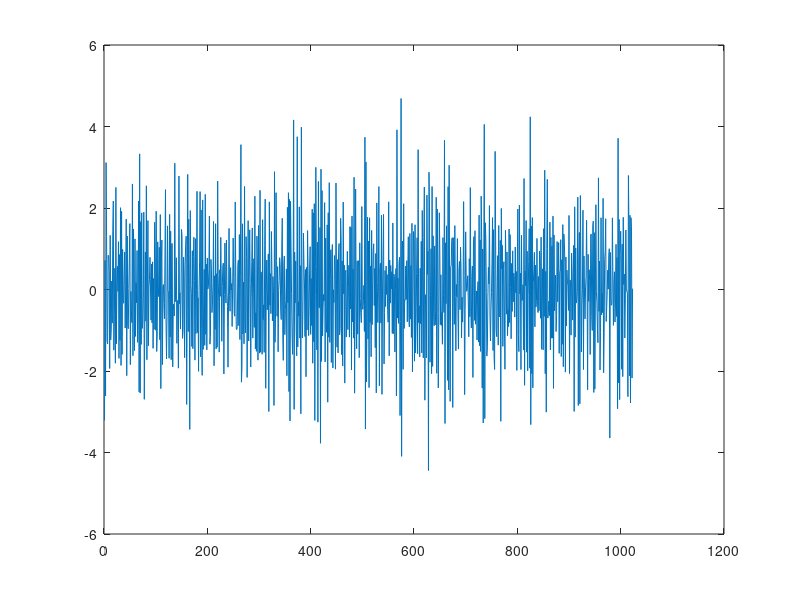

This chart was generated by the following MATLAB code:
clear all

Noise=wgn(1024,1,0);

Noise_d=diff(Noise);

FFT_Noise=fft(Noise);
FFT_Noise_d=fft(Noise_d);

plot(abs(FFT_Noise));
plot(abs(FFT_Noise_d));
plot(Noise_d);

var(Noise_d)